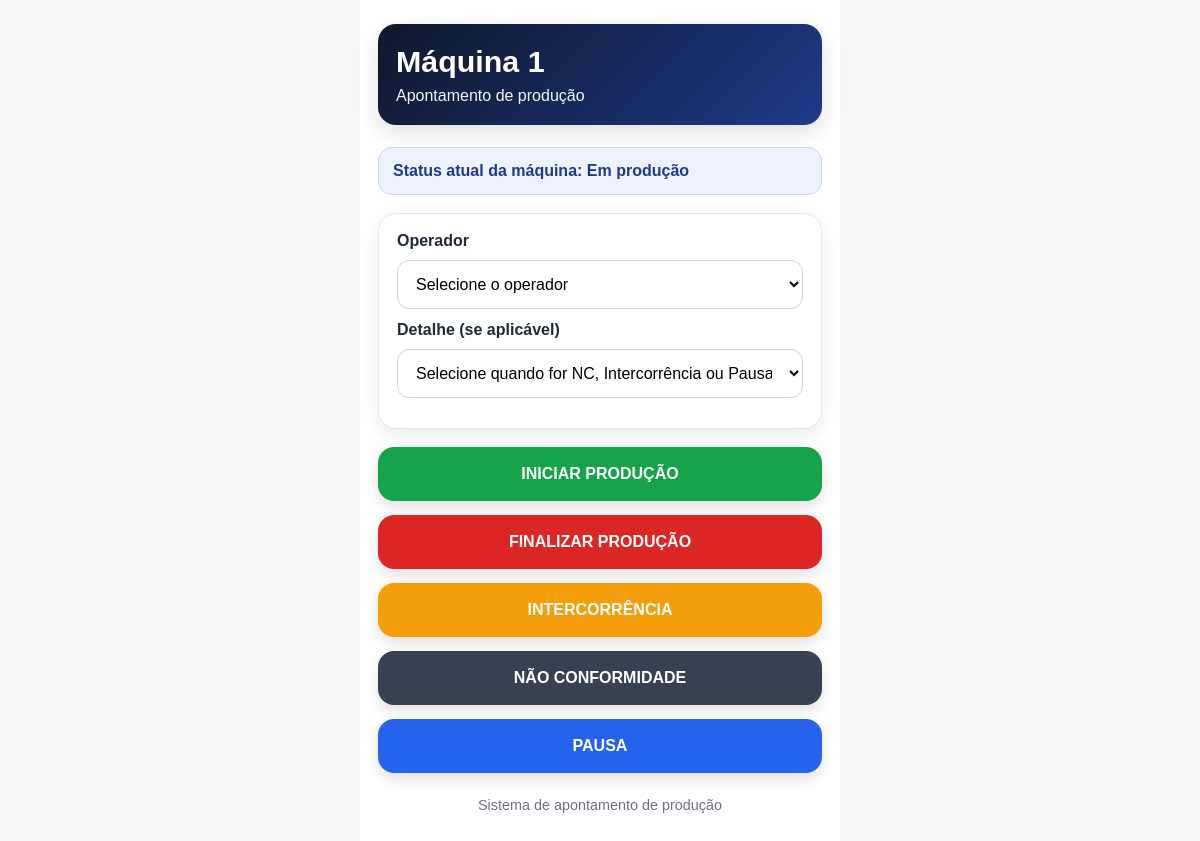
/maquina/1, run on an earlier commit of the app's database.
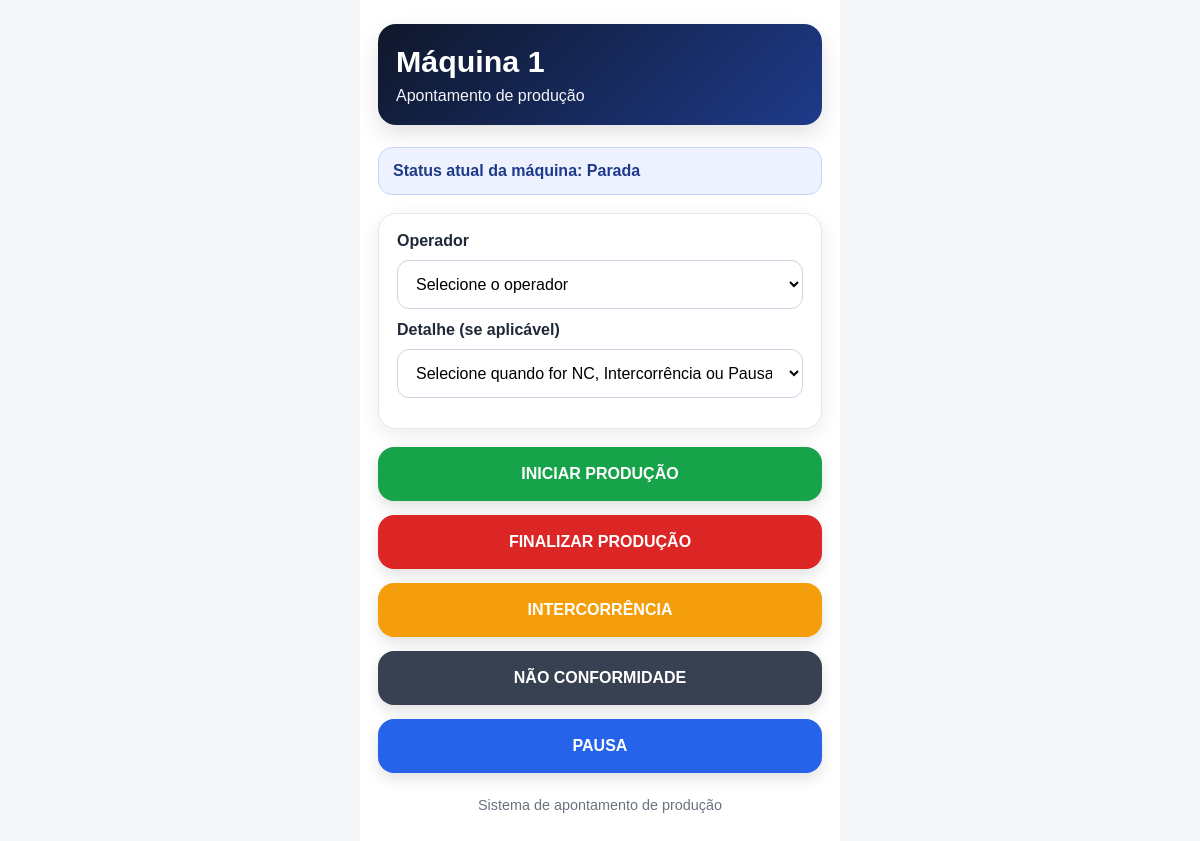
And on a later commit of the database.
### tables this page shows
CREATE TABLE maquinas_status (
            maquina TEXT PRIMARY KEY,
            status TEXT
        );

### app.py (the view)
@app.route('/maquina/<id_maquina>')
def maquina(id_maquina):
    status = request.args.get("status", "")
    conn = sqlite3.connect('banco.db')
    cursor = conn.cursor()
    cursor.execute('SELECT status FROM maquinas_status WHERE maquina = ?', (id_maquina,))
    resultado = cursor.fetchone()
    conn.close()
    status_maquina = resultado[0] if resultado else "Parada"
    return render_template(
        'index.html',
        maquina=id_maquina,
        status=status,
        status_maquina=status_maquina
    )

### templates/index.html (shortened to what this page needs)
<!DOCTYPE html>
<html lang="pt-BR">
<head>
</head>
<body>
    <div class="container">
        <div class="topo">
            <h1>Máquina {{ maquina }}</h1>
            <p>Apontamento de produção</p>
        </div>
        <div class="status-box">
            Status atual da máquina: <strong>{{ status_maquina }}</strong>
        </div>
        <form action="/registrar" method="post">
            <div class="card">
                <label for="operador" class="label">Operador</label>
                <select name="operador" id="operador" required>
                    <option value="">Selecione o operador</option>
                </select>
                <label for="detalhe" class="label">Detalhe (se aplicável)</label>
                <select name="detalhe" id="detalhe">
                    <option value="">Selecione quando for NC, Intercorrência ou Pausa</option>
                </select>
            </div>
            <div class="acoes">
                <button type="submit" onclick="definirTipo('Início de Produção')" class="btn-inicio">
                    INICIAR PRODUÇÃO
                </button>
                <button type="submit" onclick="definirTipo('Fim de Produção')" class="btn-fim">
                    FINALIZAR PRODUÇÃO
                </button>
                <button type="submit" onclick="definirTipo('Intercorrência')" class="btn-intercorrencia">
                    INTERCORRÊNCIA
                </button>
                <button type="submit" onclick="definirTipo('Não Conformidade')" class="btn-nc">
                    NÃO CONFORMIDADE
                </button>
                <button type="submit" onclick="definirTipo('Pausa')" class="btn-pausa">
                    PAUSA
                </button>
            </div>
        </form>
        <div class="rodape">
            Sistema de apontamento de produção
        </div>
    </div>
</body>
</html>

What changed in the data, as far as the page shows it:
changed maquinas_status: status "Em produção" → "Parada"
